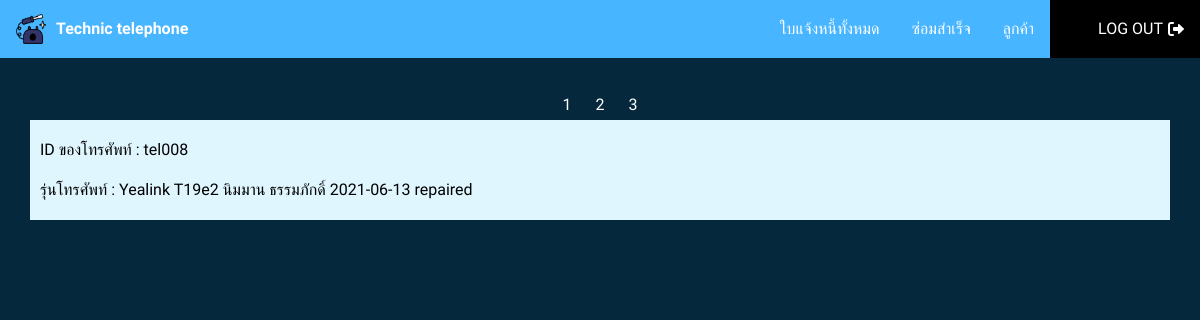
Screenshot of /Query/index4.php?page=3 with the database file from the repository.
### tables this page shows
CREATE TABLE `telephone` (
  `tel_id` char(6) NOT NULL,
  `cus_name` varchar(100) NOT NULL,
  `tel_model` varchar(100) DEFAULT NULL,
  `color` varchar(20) DEFAULT NULL
);

CREATE TABLE `employee` (
  `employee_id` char(4) NOT NULL,
  `branch_id` char(4) NOT NULL,
  `emp_prefix` varchar(50) DEFAULT NULL,
  `emp_name` varchar(50) DEFAULT NULL,
  `dob` date DEFAULT NULL,
  `emp_tel` char(10) DEFAULT NULL,
  `start_date` date DEFAULT NULL
);

CREATE TABLE `repair_detail` (
  `repair_id` char(5) NOT NULL,
  `request_id` char(5) NOT NULL,
  `repairman_id` char(4) NOT NULL,
  `start_date` date DEFAULT NULL,
  `finish_date` date DEFAULT NULL,
  `repair_status` varchar(20) DEFAULT 'in progress'
);

### Query/index4.php (the view, shortened to what this page needs)
<?php include "../nav/nav.php"; ?>
<?php
include "../connect/connect.php";
?>
<html>
<head>
    <link rel="stylesheet" href="style-index.css">
    <link rel="stylesheet" type="text/css" href="../css/Query.css">
</head>
<body style="padding:10px; line-height: 30px;">
    <div style="text-align: center;">
        <?php
        $sql = "
                select count(telephone.tel_id) as cnt
                from telephone
                inner join request
                on telephone.tel_id =request.tel_id
                inner join repair_detail
                on request.request_id=repair_detail.request_id
                inner join repairman
                on repair_detail.repairman_id=repair_detail.repairman_id
                inner join employee
                on repairman.employee_id=employee.employee_id
                where repair_status='repaired'
            ";
        $stmt = $pdo->prepare($sql);
        $stmt->execute();
        $pageNum = $stmt->fetch()['cnt'];
        $maxPage = ceil($pageNum / 10);
        for ($i = 1; $i <= $maxPage; $i++) {
        ?>
            <a style="color: white; text-decoration: none;margin: 0 10px;" href="./index4.php?page=<?= $i ?>"><?= $i ?></a>
        <?php
        }
        ?>
    </div>
    <?php
    $sql = "
        select telephone.tel_id,telephone.tel_model,employee.emp_name,repair_detail.finish_date,repair_detail.repair_status
        from telephone
        inner join request
        on telephone.tel_id =request.tel_id
        inner join repair_detail
        on request.request_id=repair_detail.request_id
        inner join repairman
        on repair_detail.repairman_id=repair_detail.repairman_id
        inner join employee
        on repairman.employee_id=employee.employee_id
        where repair_status='repaired'
    ";
    $limitOffset = "limit " . 10 . " offset " . ($_GET['page'] - 1) * 10 . ";";
    $stmt = $pdo->prepare($sql . $limitOffset);
    $stmt->execute(); ?>
    <?php while ($row = $stmt->fetch()) { ?>
        <div class="query">
            ID ของโทรศัพท์ : <?= $row["tel_id"] ?><br>
            รุ่นโทรศัพท์ : <?= $row["tel_model"] ?>
            <?= $row["emp_name"] ?>
            <?= $row["finish_date"] ?>
            <?= $row["repair_status"] ?>
        </div>
    <?php
    } ?>
</body>
</html>

### css/style-index.css (style rules this page uses)
.query { line-height: 40px; margin: 0 2%; }

### css/Query.css (style rules this page uses)
body { background:#06283D; }
.query { margin: 0px 20px 10px 20px; padding: 10px; background-color: #DFF6FF; }

### nav/nav.php (style rules this page uses)
* { font-family: 'Prompt'; margin: 0; padding: 0; }

### rows the page displays
telephone: tel_id "tel008", tel_model "Yealink T19e2", employee.emp_name "นิมมาน ธรรมภักดิ์", repair_detail.finish_date "2021-06-13", repair_detail.repair_status "repaired"
